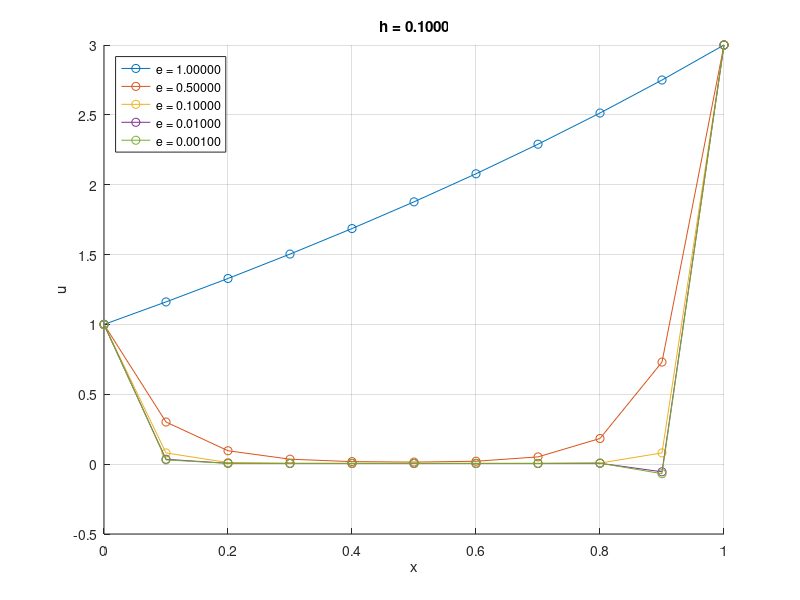
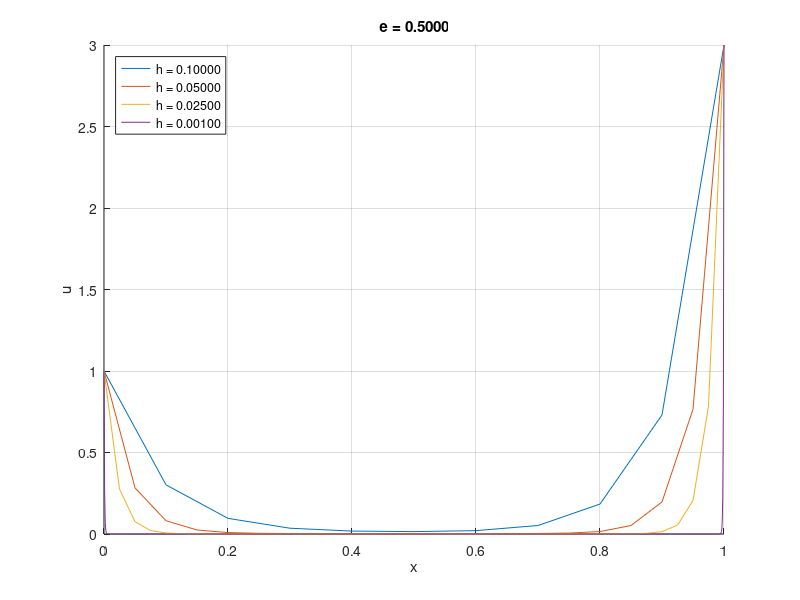

The MATLAB script that drew these images, in order:
clear; clc; close all;

% Description: Solves a pde using finite difference method

% Boundary conditions
u0 = 1;
u1 = 3;

h = 0.1;

figure(1)
hold on
xlabel('x')
ylabel('u')
for epsilon = [1,0.5,0.1,0.01,0.001]
    L = epsilon/h^2 + 1/2/h;
    C = -2/h^2;
    R = epsilon/h^2 - 1/2/h;
    
    x   = 0:h:1;
    nx  = numel(x);
    
    AU = diag(R*ones(1,nx-1), 1);
    AC = diag(C*ones(1,nx), 0);
    AL = diag(L*ones(1,nx-1),-1);
    A = AU + AC + AL;
    
    A(1,:) = 0;
    A(1,1) = 1;
    A(end,:) = 0;
    A(end,end) = 1;
    
    b = -1*ones(nx,1);
    b(1) = u0;
    b(end) = u1;
    
    u = A\b;
    plot(x,u,'-o','DisplayName',sprintf('e = %.5f',epsilon))
end
legend('Location','northwest')
title(sprintf('h = %.4f',h))
grid on

figure(2)
hold on
xlabel('x')
ylabel('u')
epsilon = 0.5;
for h = [0.1,0.05,0.025,0.001]
    L = epsilon/h^2 + 1/2/h;
    C = -2/h^2;
    R = epsilon/h^2 - 1/2/h;
    
    x   = 0:h:1;
    nx  = numel(x);
    
    AU = diag(R*ones(1,nx-1), 1);
    AC = diag(C*ones(1,nx), 0);
    AL = diag(L*ones(1,nx-1),-1);
    A = AU + AC + AL;
    
    A(1,:) = 0;
    A(1,1) = 1;
    A(end,:) = 0;
    A(end,end) = 1;
    
    b = -1*ones(nx,1);
    b(1) = u0;
    b(end) = u1;
    
    u = A\b;
    plot(x,u,'-','DisplayName',sprintf('h = %.5f',h))
end
legend('Location','northwest')
title(sprintf('e = %.4f',epsilon))
grid on

x = roots([1 -2 3 0 0 -4]);

for i = 1:5
    fprintf('%.10f+%.10f*I, ',real(x(i)),imag(x(i)))
end
